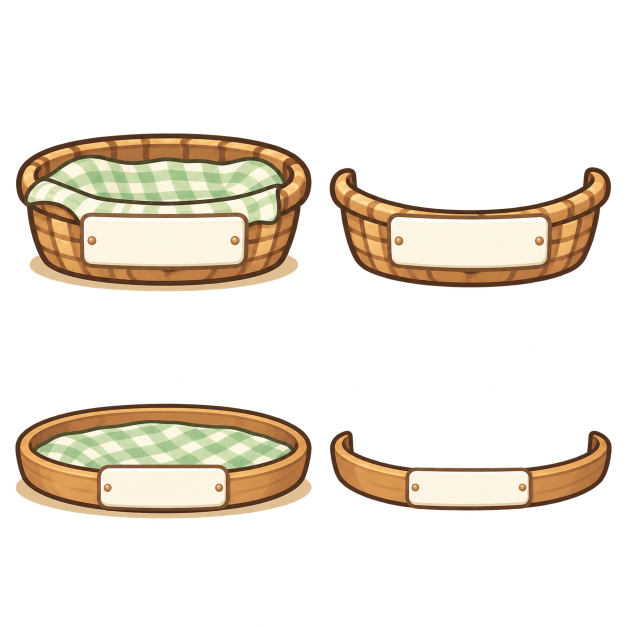
#> input picture docs/business-golden-20260924/asset-sheets/B01-vessels.png, 1254 x 1254 px (shown at 1/2 size)
$ python slice-business-assets.py
#> lines starting #> are read from the running program, lines starting #| are printed output that depends on the picture
"""Measured RGBA cuts from category sheets; no painting and no source character edits."""
from pathlib import Path
from PIL import Image
import hashlib, json

ROOT = Path(__file__).resolve().parents[1]
SHEETS = ROOT / 'docs/business-golden-20260924/asset-sheets'
OUT = ROOT / 'web/art/golden-business'
PARTS = {
    'B01-vessels.png': {
        'basket-base': (15,250,620,605), 'basket-front': (640,320,1235,595),
        'tray-base': (15,790,625,1060), 'tray-front': (640,845,1235,1045),
    },
    'B02-signs.png': {
        'sign-open': (15,325,450,620), 'sign-prepare': (480,325,915,620),
        'menu-easel': (935,285,1245,650), 'action-plaque': (20,805,485,1010),
        'counter-plank': (490,850,950,960), 'summary-label': (950,815,1235,1000),
    },
    'B03-props.png': {
        'orders': (120,90,610,605), 'regulars': (690,125,1170,610),
        'projects': (130,650,630,1140), 'coin': (730,700,1170,1120),
    },
}

def main():
    OUT.mkdir(parents=True, exist_ok=True)
    assets = []
    for sheet, parts in PARTS.items():
        source = Image.open(SHEETS / sheet).convert('RGBA')
#> source is the input picture: PIL image 1254x1254 RGBA; mean R, G, B, A 51.2, 43.6, 32.8, 65.4
        for name, crop in parts.items():
            piece = source.crop(crop)
            alpha = piece.getchannel('A').point(lambda a: 0 if a < 12 else a)
            piece.putalpha(alpha)
            bounds = alpha.getbbox()
            if not bounds: raise ValueError(name)
            piece = piece.crop(bounds)
            final = Image.new('RGBA', (piece.width+16, piece.height+16))
            final.paste(piece, (8,8))
            target = OUT / (name+'.png')
            final.save(target)
            assets.append({'id':'business:'+name,'path':'/web/art/golden-business/'+target.name,
                'sheet':'docs/business-golden-20260924/asset-sheets/'+sheet,'crop':list(crop),
                'alphaBoundsInCrop':list(bounds),'size':list(final.size),'safeInset':8,
                'anchor':[.5,1] if 'basket' in name or 'tray' in name else [.5,.5],
                'transparent':True,'status':'golden-sample',
                'sha256':hashlib.sha256(target.read_bytes()).hexdigest(),
                'source':'built-in-imagegen; measured sheet cut; no UI text or characters'})
#> this loop made 4 passes
#> bounds on passes 1 to 4: (17, 16, 605, 333), (19, 14, 582, 255), (15, 16, 609, 247), (20, 16, 584, 177)
#> pass 1, in main, `piece = source.crop(crop)`:
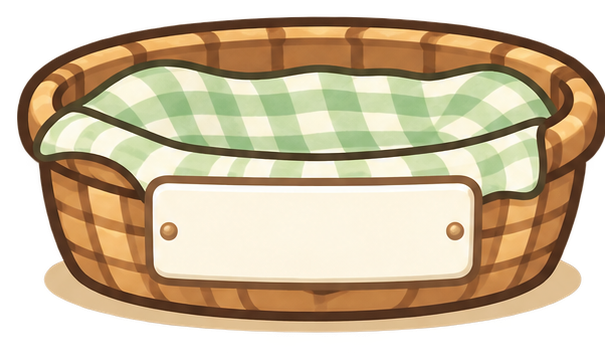
#> piece: PIL image 605x355 RGBA; mean R, G, B, A 144.4, 126.9, 96.6, 188.1; transparent parts drawn white
#> pass 1, in main, `alpha = piece.getchannel('A').point(lambda a: 0 if a < 12 else a)`:
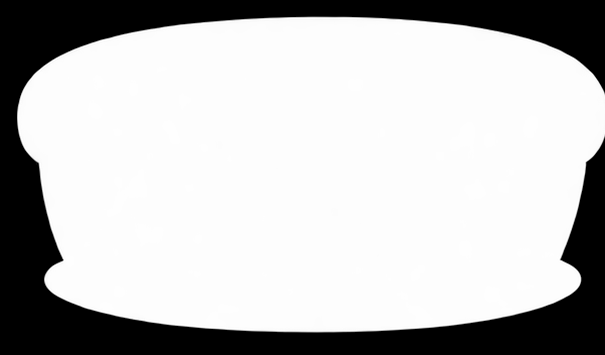
#> alpha: PIL image 605x355 L; min 0, max 255, mean 188.1
#> pass 1, in main, `piece = piece.crop(bounds)`:
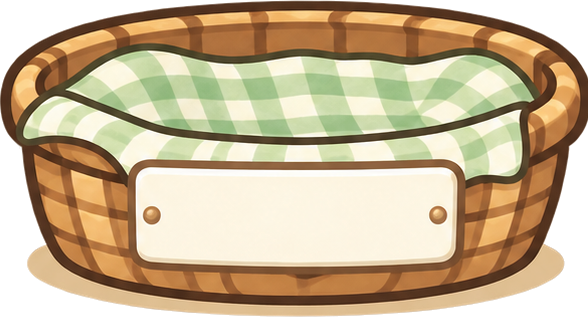
#> piece: PIL image 588x317 RGBA; mean R, G, B, A 164.7, 144.6, 111.1, 216.7; transparent parts drawn white
#> after the loop:
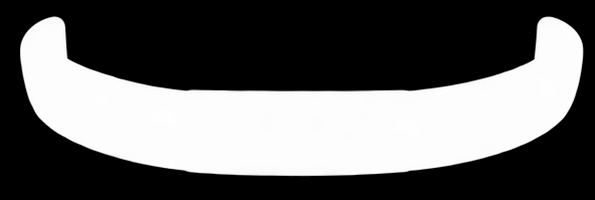
#> alpha: PIL image 595x200 L; min 0, max 255, mean 99.8
#> after the loop:
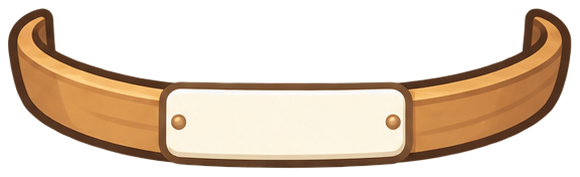
#> final: PIL image 580x177 RGBA; mean R, G, B, A 92.2, 73.6, 55.1, 115.7; transparent parts drawn white
#> after the loop:
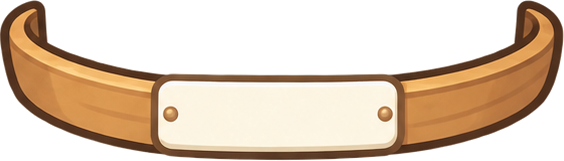
#> piece: PIL image 564x161 RGBA; mean R, G, B, A 104.2, 83.2, 62.3, 130.8; transparent parts drawn white
#> after the loop, assets = 4 items
#> pass 2 of the loop in main, `for sheet, parts in PARTS.items():`:
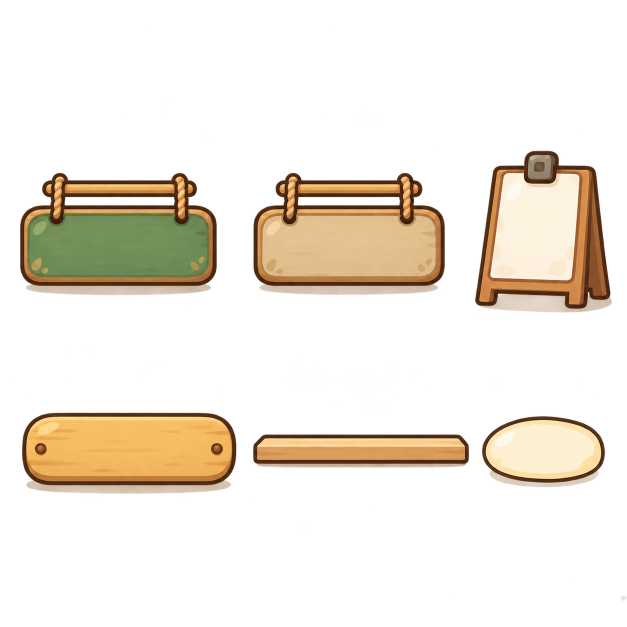
#> input picture docs/business-golden-20260924/asset-sheets/B02-signs.png, 1254 x 1254 px (shown at 1/2 size)
#> in main, source is the input picture: PIL image 1254x1254 RGBA; mean R, G, B, A 42.6, 33.8, 22.3, 53.4
#> the loop in main, `for name, crop in parts.items():` made 6 passes
#> bounds on passes 1 to 6: (25, 20, 419, 266), (26, 20, 410, 265), (15, 16, 290, 340), (24, 20, 454, 183), (16, 18, 448, 86), (13, 16, 260, 160)
#> after the loop in main, `for name, crop in parts.items():`:
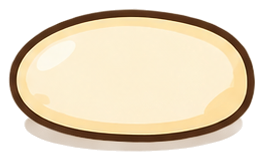
#> final: PIL image 263x160 RGBA; mean R, G, B, A 157, 138.3, 113.8, 163.9; transparent parts drawn white
#> after the loop in main, `for name, crop in parts.items():`:
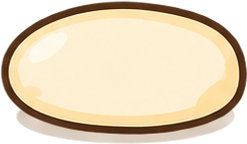
#> piece: PIL image 247x144 RGBA; mean R, G, B, A 185.7, 163.6, 134.7, 193.9; transparent parts drawn white
#> after the loop in main, `for name, crop in parts.items():`: assets = 10 items
#> pass 3 of the loop in main, `for sheet, parts in PARTS.items():`:
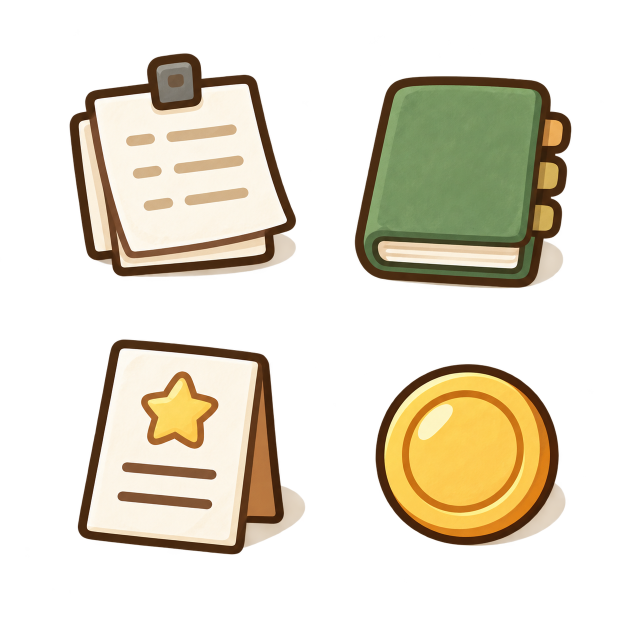
#> input picture docs/business-golden-20260924/asset-sheets/B03-props.png, 1254 x 1254 px (shown at 1/2 size)
#> in main, source is the input picture: PIL image 1254x1254 RGBA; mean R, G, B, A 66.3, 59.6, 43.6, 90.3
#> the loop in main, `for name, crop in parts.items():` made 4 passes
#> bounds on passes 1 to 4: (19, 16, 472, 464), (19, 27, 453, 452), (25, 29, 481, 459), (20, 28, 402, 392)
#> after the loop in main, `for name, crop in parts.items():`:
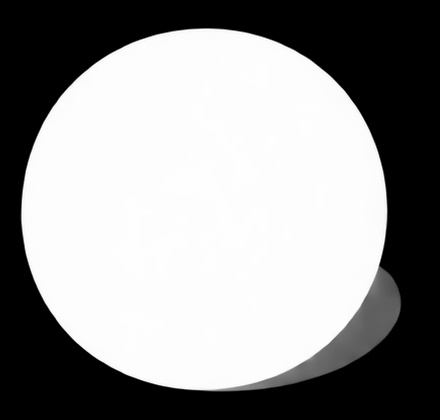
#> alpha: PIL image 440x420 L; min 0, max 255, mean 146.1
#> after the loop in main, `for name, crop in parts.items():`:
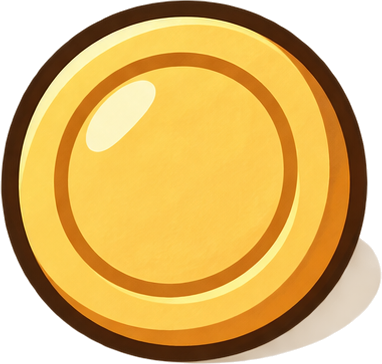
#> piece: PIL image 382x364 RGBA; mean R, G, B, A 167.6, 127.9, 52.3, 194.1; transparent parts drawn white
#> after the loop in main, `for name, crop in parts.items():`: assets = 14 items
    (OUT/'manifest.json').write_text(json.dumps({'version':1,'style':'jibao-business-golden','assets':assets},ensure_ascii=False,indent=2)+'\n',encoding='utf8')
    print(json.dumps({'assets':len(assets),'sheetsUnchanged':True}))
#| {"assets": 14, "sheetsUnchanged": true}

if __name__=='__main__': main()
